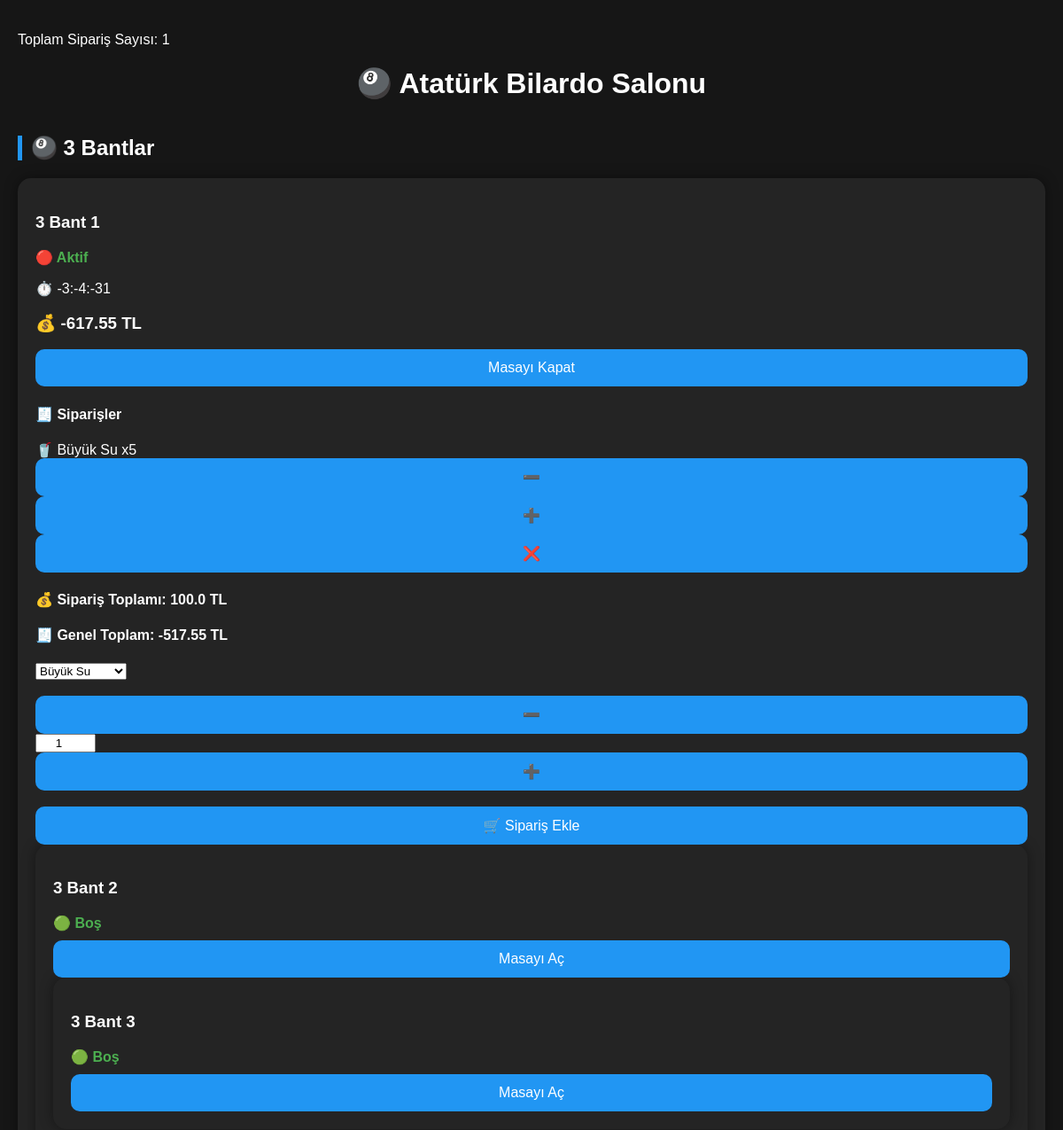
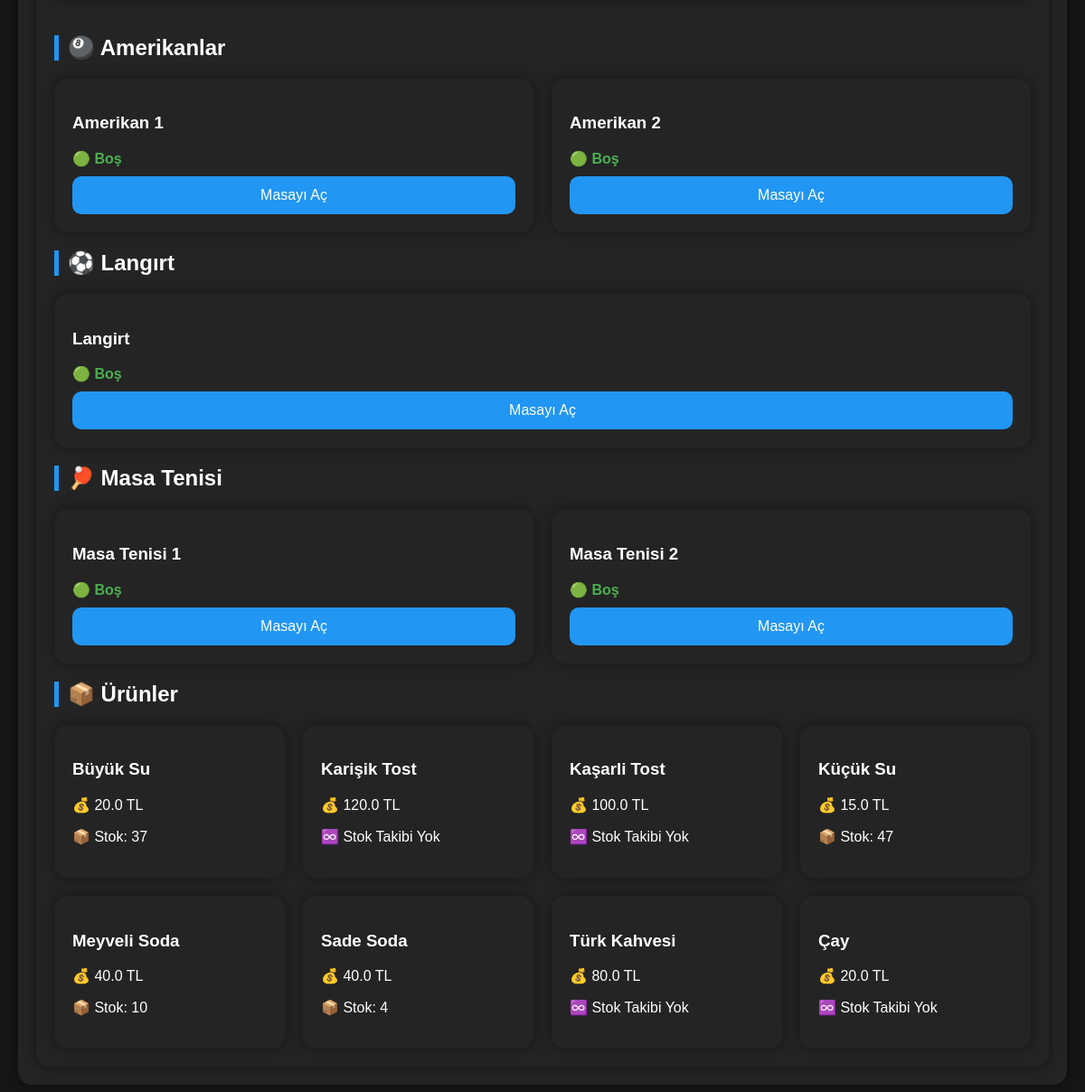
The page / on the database its author committed (2 pictures, top to bottom).
### app.py (models this page shows)
class Masa(db.Model):
    id = db.Column(
        db.Integer,
        primary_key=True
    )
    isim = db.Column(
        db.String(100),
        nullable=False
    )
    tip = db.Column(
        db.String(50),
        nullable=False
    )
    aktif = db.Column(
        db.Boolean,
        default=False
    )
    acilis_zamani = db.Column(
        db.DateTime,
        nullable=True
    )

class Urun(db.Model):
    id = db.Column(
        db.Integer,
        primary_key=True
    )
    isim = db.Column(
        db.String(100),
        nullable=False
    )
    fiyat = db.Column(
        db.Float,
        nullable=False
    )
    stok = db.Column(
        db.Integer,
        nullable=True
    )
    stok_takibi = db.Column(
        db.Boolean,
        default=True
    )
    minimum_stok = db.Column(
        db.Integer,
        nullable=True
    )
    aktif = db.Column(
        db.Boolean,
        default=True
    )

### app.py (the view)
@app.route("/")
def home():
    masalar = Masa.query.all()
    urunler = Urun.query.order_by(
        Urun.isim
    ).all()
    siparisler = Siparis.query.all()
    urun_dict = {}
    fiyat_dict = {}
    for urun in urunler:
        urun_dict[urun.id] = urun.isim
        fiyat_dict[urun.id] = urun.fiyat
    siparis_ozet = {}
    siparis_toplamlari = {}
    for siparis in siparisler:
        if siparis.masa_id not in siparis_ozet:
            siparis_ozet[siparis.masa_id] = {}
        urun_adi = urun_dict.get(
            siparis.urun_id,
            "Silinmiş Ürün"
        )
        if urun_adi not in siparis_ozet[siparis.masa_id]:
            siparis_ozet[siparis.masa_id][urun_adi] = {
                "adet": 0,
                "urun_id": siparis.urun_id
            }
        siparis_ozet[siparis.masa_id][urun_adi]["adet"] += siparis.adet
        if siparis.masa_id not in siparis_toplamlari:
            siparis_toplamlari[siparis.masa_id] = 0
        siparis_toplamlari[siparis.masa_id] += (
            fiyat_dict.get(
                siparis.urun_id,
                0
            )
            * siparis.adet
        )
    return render_template(
        "index.html",
        masalar=masalar,
        urunler=urunler,
        siparisler=siparisler,
        urun_dict=urun_dict,
        siparis_ozet=siparis_ozet,
        siparis_toplamlari=siparis_toplamlari,
        genel_toplamlar={},
        simdi=datetime.now(),
        ucretler=UCRETLER
    )

### templates/index.html (shortened to what this page needs)
<!DOCTYPE html>
<html lang="tr">
<head>
</head>
<body>
<p>Toplam Sipariş Sayısı: {{ siparisler|length }}</p>
<h1>🎱 Atatürk Bilardo Salonu</h1>
<div class="kategori">
<h2>🎱 3 Bantlar</h2>
<div class="container">
{% for masa in masalar %}
    {% if masa.tip == "3_bant" %}
    <div class="card">
        <h3>{{ masa.isim }}</h3>
        {% if masa.aktif %}
    <div class="status">🔴 Aktif</div>
<p class="sure"
   data-acilis="{{ masa.acilis_zamani.timestamp() }}">
</p>
<h3 class="ucret"
    data-saatlik="{{ ucretler[masa.tip] }}"
    data-acilis="{{ masa.acilis_zamani.timestamp() }}">
</h3>
<button onclick="masaKapat({{ masa.id }})">
    Masayı Kapat
</button>
<h4>🧾 Siparişler</h4>
{% if masa.id in siparis_ozet %}
{% for urun_adi, veri in siparis_ozet[masa.id].items() %}
<p>
    🥤 {{ urun_adi }} x{{ veri.adet }}
    <button
        onclick="siparisAzalt(
            {{ masa.id }},
            {{ veri.urun_id }}
        )">
        ➖
    </button>
    <button
        onclick="siparisArttir(
            {{ masa.id }},
            {{ veri.urun_id }}
        )">
        ➕
    </button>
    <button
        onclick="siparisSil(
            {{ masa.id }},
            {{ veri.urun_id }}
        )">
        ❌
    </button>
</p>
{% endfor %}
{% else %}
    <p>Henüz sipariş yok</p>
{% endif %}
<h4>
    💰 Sipariş Toplamı:
    {{ siparis_toplamlari.get(masa.id, 0) }} TL
</h4>
<h4 class="genel-toplam"
    data-siparis="{{ siparis_toplamlari.get(masa.id, 0) }}">
</h4>
<form action="/siparis_ekle_form" method="post">
    <select name="urun_id">
        {% for urun in urunler %}
            <option value="{{ urun.id }}">
                {{ urun.isim }}
            </option>
        {% endfor %}
    </select>
    <br><br>
    <button
        type="button"
        onclick="adetAzalt(this)">
        ➖
    </button>
    <input
        type="number"
        name="adet"
        value="1"
        min="1"
        style="width:60px;text-align:center;"
    >
    <button
        type="button"
        onclick="adetArttir(this)">
        ➕
    </button>
    <br><br>
    <button type="submit">
        🛒 Sipariş Ekle
    </button>
</form>
{% else %}
    <div class="status">🟢 Boş</div>
<button onclick="masaAc({{ masa.id }})">
    Masayı Aç
</button>
{% endif %}
    {% endif %}
{% endfor %}
</div>
<div class="kategori">
<h2>🎱 Amerikanlar</h2>
<div class="container">
{% for masa in masalar %}
    {% if masa.tip == "amerikan" %}
    <div class="card">
        <h3>{{ masa.isim }}</h3>
        {% if masa.aktif %}
            <div class="status">🔴 Aktif</div>
            <p class="sure"
               data-acilis="{{ masa.acilis_zamani.timestamp() }}">
               ⏱️ Hesaplanıyor...
            </p>
            <h3 class="ucret"
                data-saatlik="{{ ucretler[masa.tip] }}"
                data-acilis="{{ masa.acilis_zamani.timestamp() }}">
                💰 Hesaplanıyor...
            </h3>
<button onclick="masaKapat({{ masa.id }})">
    Masayı Kapat
</button>
<h4>🧾 Siparişler</h4>
{% if masa.id in siparis_ozet %}
{% for urun_adi, veri in siparis_ozet[masa.id].items() %}
<p>
    🥤 {{ urun_adi }} x{{ veri.adet }}
    <button
        onclick="siparisAzalt(
            {{ masa.id }},
            {{ veri.urun_id }}
        )">
        ➖
    </button>
    <button
        onclick="siparisArttir(
            {{ masa.id }},
            {{ veri.urun_id }}
        )">
        ➕
    </button>
    <button
        onclick="siparisSil(
            {{ masa.id }},
            {{ veri.urun_id }}
        )">
        ❌
    </button>
</p>
{% endfor %}
{% else %}
    <p>Henüz sipariş yok</p>
{% endif %}
<h4>
    💰 Sipariş Toplamı:
    {{ siparis_toplamlari.get(masa.id, 0) }} TL
</h4>
<h4 class="genel-toplam"
    data-siparis="{{ siparis_toplamlari.get(masa.id, 0) }}">
    🧾 Genel Toplam: Hesaplanıyor...
</h4>
<form action="/siparis_ekle_form" method="post">
    <input
        type="hidden"
        name="masa_id"
        value="{{ masa.id }}"
    >
    <select name="urun_id">
        {% for urun in urunler %}
            <option value="{{ urun.id }}">
                {{ urun.isim }}
            </option>
        {% endfor %}
    </select>
    <br><br>
    <button
        type="button"
        onclick="adetAzalt(this)">
        ➖
    </button>
    <input
        type="number"
        name="adet"
        value="1"
        min="1"
        style="width:60px;text-align:center;"
    >
    <button
        type="button"
        onclick="adetArttir(this)">
        ➕
    </button>
    <br><br>
    <button type="submit">
        🛒 Sipariş Ekle
    </button>
</form>
        {% else %}
            <div class="status">🟢 Boş</div>
<button onclick="masaAc({{ masa.id }})">
    Masayı Aç
</button>
        {% endif %}
    </div>
    {% endif %}
{% endfor %}
</div>
<h2>⚽ Langırt</h2>
<div class="container">
{% for masa in masalar %}
    {% if masa.tip == "langirt" %}
    <div class="card">
        <h3>{{ masa.isim }}</h3>
        {% if masa.aktif %}
            <div class="status">🔴 Aktif</div>
            <p class="sure"
               data-acilis="{{ masa.acilis_zamani.timestamp() }}">
               ⏱️ Hesaplanıyor...
            </p>
            <h3 class="ucret"
                data-saatlik="{{ ucretler[masa.tip] }}"
                data-acilis="{{ masa.acilis_zamani.timestamp() }}">
                💰 Hesaplanıyor...
            </h3>
            <button onclick="masaKapat({{ masa.id }})">
                Masayı Kapat
            </button>
<h4>🧾 Siparişler</h4>
{% if masa.id in siparis_ozet %}
{% for urun_adi, veri in siparis_ozet[masa.id].items() %}
<p>
    🥤 {{ urun_adi }} x{{ veri.adet }}
    <button
        onclick="siparisAzalt(
            {{ masa.id }},
            {{ veri.urun_id }}
        )">
        ➖
    </button>
    <button
        onclick="siparisArttir(
            {{ masa.id }},
            {{ veri.urun_id }}
        )">
        ➕
    </button>
    <button
        onclick="siparisSil(
            {{ masa.id }},
            {{ veri.urun_id }}
        )">
        ❌
    </button>
</p>
{% endfor %}
{% else %}
    <p>Henüz sipariş yok</p>
{% endif %}
<h4>
    💰 Sipariş Toplamı:
    {{ siparis_toplamlari.get(masa.id, 0) }} TL
</h4>
<h4 class="genel-toplam"
    data-siparis="{{ siparis_toplamlari.get(masa.id, 0) }}">
    🧾 Genel Toplam: Hesaplanıyor...
</h4>
<form action="/siparis_ekle_form" method="post">
    <input
        type="hidden"
        name="masa_id"
        value="{{ masa.id }}"
    >
    <select name="urun_id">
        {% for urun in urunler %}
            <option value="{{ urun.id }}">
                {{ urun.isim }}
            </option>
        {% endfor %}
    </select>
    <br><br>
    <button
        type="button"
        onclick="adetAzalt(this)">
        ➖
    </button>
    <input
        type="number"
        name="adet"
        value="1"
        min="1"
        style="width:60px;text-align:center;"
    >
    <button
        type="button"
        onclick="adetArttir(this)">
        ➕
    </button>
    <br><br>
    <button type="submit">
        🛒 Sipariş Ekle
    </button>
</form>
        {% else %}
            <div class="status">🟢 Boş</div>
            <button onclick="masaAc({{ masa.id }})">
                Masayı Aç
            </button>
        {% endif %}
    </div>
    {% endif %}
{% endfor %}
</div>
<h2>🏓 Masa Tenisi</h2>
<div class="container">
{% for masa in masalar %}
    {% if masa.tip == "masa_tenisi" %}
    <div class="card">
        <h3>{{ masa.isim }}</h3>
        {% if masa.aktif %}
            <div class="status">🔴 Aktif</div>
            <p class="sure"
               data-acilis="{{ masa.acilis_zamani.timestamp() }}">
               ⏱️ Hesaplanıyor...
            </p>
            <h3 class="ucret"
                data-saatlik="{{ ucretler[masa.tip] }}"
                data-acilis="{{ masa.acilis_zamani.timestamp() }}">
                💰 Hesaplanıyor...
            </h3>
<button onclick="masaKapat({{ masa.id }})">
    Masayı Kapat
</button>
<h4>🧾 Siparişler</h4>
{% if masa.id in siparis_ozet %}
{% for urun_adi, veri in siparis_ozet[masa.id].items() %}
<p>
    🥤 {{ urun_adi }} x{{ veri.adet }}
    <button
        onclick="siparisAzalt(
            {{ masa.id }},
            {{ veri.urun_id }}
        )">
        ➖
    </button>
    <button
        onclick="siparisArttir(
            {{ masa.id }},
            {{ veri.urun_id }}
        )">
        ➕
    </button>
    <button
        onclick="siparisSil(
            {{ masa.id }},
            {{ veri.urun_id }}
        )">
        ❌
    </button>
</p>
{% endfor %}
{% else %}
    <p>Henüz sipariş yok</p>
{% endif %}
<h4>
    💰 Sipariş Toplamı:
    {{ siparis_toplamlari.get(masa.id, 0) }} TL
</h4>
<h4 class="genel-toplam"
    data-siparis="{{ siparis_toplamlari.get(masa.id, 0) }}">
    🧾 Genel Toplam: Hesaplanıyor...
</h4>
<form action="/siparis_ekle_form" method="post">
    <input
        type="hidden"
        name="masa_id"
        value="{{ masa.id }}"
    >
    <select name="urun_id">
        {% for urun in urunler %}
            <option value="{{ urun.id }}">
                {{ urun.isim }}
            </option>
        {% endfor %}
    </select>
    <br><br>
    <button
        type="button"
        onclick="adetAzalt(this)">
        ➖
    </button>
    <input
        type="number"
        name="adet"
        value="1"
        min="1"
        style="width:60px;text-align:center;"
    >
    <button
        type="button"
        onclick="adetArttir(this)">
        ➕
    </button>
    <br><br>
    <button type="submit">
        🛒 Sipariş Ekle
    </button>
</form>
        {% else %}
            <div class="status">🟢 Boş</div>
<button onclick="masaAc({{ masa.id }})">
    Masayı Aç
</button>
        {% endif %}
    </div>
    {% endif %}
{% endfor %}
</div>
<h2>📦 Ürünler</h2>
<div class="container">
{% for urun in urunler %}
<div class="card">
    <h3>{{ urun.isim }}</h3>
    <p>
        💰 {{ urun.fiyat }} TL
    </p>
    {% if urun.stok_takibi %}
        <p>
            📦 Stok: {{ urun.stok }}
        </p>
    {% else %}
        <p>
            ♾️ Stok Takibi Yok
        </p>
    {% endif %}
</div>
{% endfor %}
</div>
</body>
</html>

### templates/index.html (style rules this page uses)
body { background:#161616; color:white; font-family:Arial, sans-serif; margin:0; padding:20px; }
h1 { text-align:center; margin-bottom:40px; }
.kategori { margin-top:40px; }
.kategori h2 { border-left:5px solid #2196f3; padding-left:10px; }
.container { display:grid; grid-template-columns:repeat(auto-fit,minmax(250px,1fr)); gap:20px; margin-top:20px; }
.card { background:#242424; border-radius:15px; padding:20px; box-shadow:0 0 15px rgba(0,0,0,.4); }
.status { color:#4caf50; font-weight:bold; margin:10px 0; }
button { width:100%; padding:12px; border:none; border-radius:10px; background:#2196f3; color:white; cursor:pointer; font-size:16px; }

### rows shown on the page
Masa: isim "3 Bant 1", get "100.0"
Urun: isim "Büyük Su", adet "5", fiyat "20.0", stok "37"
Masa: isim "3 Bant 2"
Masa: isim "3 Bant 3"
Masa: isim "Amerikan 1"
Masa: isim "Amerikan 2"
Masa: isim "Langirt"
Masa: isim "Masa Tenisi 1"
Masa: isim "Masa Tenisi 2"
Urun: isim "Karişik Tost", fiyat "120.0", stok_takibi "♾️ Stok Takibi Yok"
Urun: isim "Kaşarli Tost", fiyat "100.0", stok_takibi "♾️ Stok Takibi Yok"
Urun: isim "Küçük Su", fiyat "15.0", stok "47"
Urun: isim "Meyveli Soda", fiyat "40.0", stok "10"
Urun: isim "Sade Soda", fiyat "40.0", stok "4"
Urun: isim "Türk Kahvesi", fiyat "80.0", stok_takibi "♾️ Stok Takibi Yok"
Urun: isim "Çay", fiyat "20.0", stok_takibi "♾️ Stok Takibi Yok"

### other values the page prints
{{ siparisler|length }} "1"
form field urun_id "Büyük Su"
